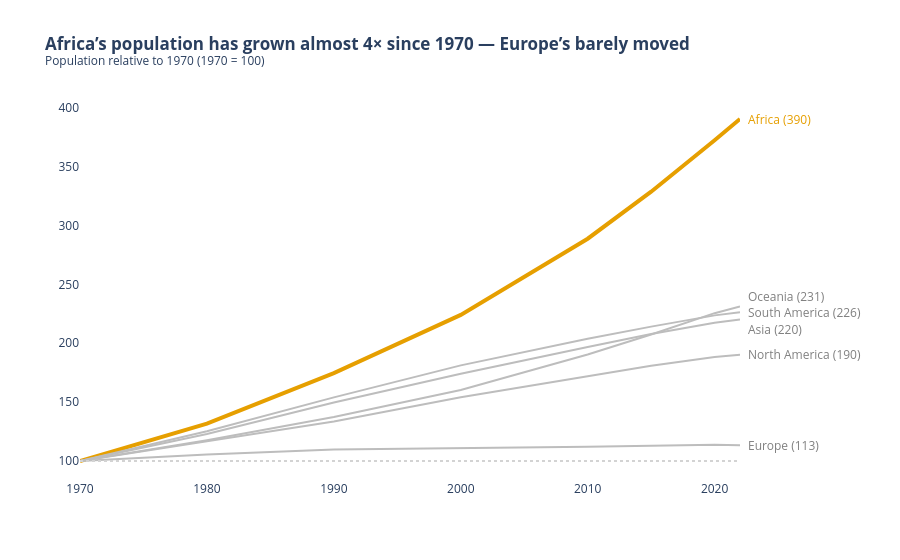

The cell this chart's notebook holds for it:
### Markdown cell above
**Chart choice & justification:** *Which chart did you choose, and why? Justify design choices.

*YOUR ANSWER HERE*

**Line Chart.** Changes over time should be plotted using a line graph. By dividing each continent into its 1970 size (1970 = 100), all continents start from the same point, making their growth rates comparable despite the fact that Asia is significantly larger. Africa is represented in orange, and all other continents in grey for reference purposes. There are no gridlines or legends; labels appear at the end of each line.
**Conclusion:** Africa increased by about 3.9× (index 390), whereas Europe increased by only 13% (index 113).

### Code cell
# Q1

GREY, ACCENT, BLUE = '#BDBDBD', '#E69F00', '#0072B2'   # CVD-safe (Okabe-Ito)

cont = df_long.groupby(['Continent', 'Year'], as_index=False)['Population'].sum()
base = cont[cont['Year'] == 1970].set_index('Continent')['Population']
cont['Index'] = cont['Population'] / cont['Continent'].map(base) * 100

colors = {c: GREY for c in cont['Continent'].unique()}
colors['Africa'] = ACCENT

fig = px.line(cont, x='Year', y='Index', color='Continent',
              color_discrete_map=colors, template='plotly_white',
              title='<b>Africa’s population has grown almost 4× since 1970 — Europe’s barely moved</b>'
                    '<br><sup>Population relative to 1970 (1970 = 100)</sup>')
fig.update_traces(line_width=2)
fig.update_traces(selector=dict(name='Africa'), line_width=4)

last = cont[cont['Year'] == 2022]
shift = {'Oceania': 10, 'South America': 0, 'Asia': -10}   # avoid overlapping labels
for _, r in last.iterrows():
    fig.add_annotation(x=2022, y=r['Index'], yshift=shift.get(r['Continent'], 0),
                       text=f"{r['Continent']} ({r['Index']:.0f})",
                       showarrow=False, xanchor='left', xshift=6,
                       font=dict(color=ACCENT if r['Continent'] == 'Africa' else 'grey'))
fig.add_hline(y=100, line_dash='dot', line_color='lightgrey')
fig.update_layout(showlegend=False, margin=dict(r=160))
fig.update_xaxes(title=None, showgrid=False, range=[1970, 2022])
fig.update_yaxes(title=None, showgrid=False)
fig.show()

### Figure 1 — Plotly figure (JSON) as saved in the notebook; plotly's stock layout.template omitted (floating-point values rounded to 4 significant figures)
{"data": [{"hovertemplate": "Continent=Africa<br>Year=%{x}<br>Index=%{y}<extra></extra>", "legendgroup": "Africa", "line": {"color": "#E69F00", "dash": "solid", "width": 4}, "marker": {"symbol": "circle"}, "mode": "lines", "name": "Africa", "orientation": "v", "showlegend": true, "type": "scatter", "x": [1970, 1980, 1990, 2000, 2010, 2015, 2020, 2022], "xaxis": "x", "y": [100.0, 131.8, 174.6, 224.1, 288.8, 328.7, 372.3, 390.4], "yaxis": "y"}, {"hovertemplate": "Continent=Asia<br>Year=%{x}<br>Index=%{y}<extra></extra>", "legendgroup": "Asia", "line": {"color": "#BDBDBD", "dash": "solid", "width": 2}, "marker": {"symbol": "circle"}, "mode": "lines", "name": "Asia", "orientation": "v", "showlegend": true, "type": "scatter", "x": [1970, 1980, 1990, 2000, 2010, 2015, 2020, 2022], "xaxis": "x", "y": [100.0, 122.9, 149.7, 174.1, 196.7, 207.9, 217.4, 220.1], "yaxis": "y"}, {"hovertemplate": "Continent=Europe<br>Year=%{x}<br>Index=%{y}<extra></extra>", "legendgroup": "Europe", "line": {"color": "#BDBDBD", "dash": "solid", "width": 2}, "marker": {"symbol": "circle"}, "mode": "lines", "name": "Europe", "orientation": "v", "showlegend": true, "type": "scatter", "x": [1970, 1980, 1990, 2000, 2010, 2015, 2020, 2022], "xaxis": "x", "y": [100.0, 105.6, 109.8, 110.7, 112.1, 113.1, 113.7, 113.3], "yaxis": "y"}, {"hovertemplate": "Continent=North America<br>Year=%{x}<br>Index=%{y}<extra></extra>", "legendgroup": "North America", "line": {"color": "#BDBDBD", "dash": "solid", "width": 2}, "marker": {"symbol": "circle"}, "mode": "lines", "name": "North America", "orientation": "v", "showlegend": true, "type": "scatter", "x": [1970, 1980, 1990, 2000, 2010, 2015, 2020, 2022], "xaxis": "x", "y": [100.0, 116.8, 133.6, 154.1, 172.1, 180.8, 188.4, 190.3], "yaxis": "y"}, {"hovertemplate": "Continent=Oceania<br>Year=%{x}<br>Index=%{y}<extra></extra>", "legendgroup": "Oceania", "line": {"color": "#BDBDBD", "dash": "solid", "width": 2}, "marker": {"symbol": "circle"}, "mode": "lines", "name": "Oceania", "orientation": "v", "showlegend": true, "type": "scatter", "x": [1970, 1980, 1990, 2000, 2010, 2015, 2020, 2022], "xaxis": "x", "y": [100.0, 117.7, 137.3, 160.3, 190.5, 207.4, 225.5, 231.2], "yaxis": "y"}, {"hovertemplate": "Continent=South America<br>Year=%{x}<br>Index=%{y}<extra></extra>", "legendgroup": "South America", "line": {"color": "#BDBDBD", "dash": "solid", "width": 2}, "marker": {"symbol": "circle"}, "mode": "lines", "name": "South America", "orientation": "v", "showlegend": true, "type": "scatter", "x": [1970, 1980, 1990, 2000, 2010, 2015, 2020, 2022], "xaxis": "x", "y": [100.0, 125.3, 154.0, 181.2, 203.7, 214.1, 223.7, 226.4], "yaxis": "y"}], "layout": {"annotations": [{"font": {"color": "#E69F00"}, "showarrow": false, "text": "Africa (390)", "x": 2022, "xanchor": "left", "xshift": 6, "y": 390.4, "yshift": 0}, {"font": {"color": "grey"}, "showarrow": false, "text": "Asia (220)", "x": 2022, "xanchor": "left", "xshift": 6, "y": 220.1, "yshift": -10}, {"font": {"color": "grey"}, "showarrow": false, "text": "Europe (113)", "x": 2022, "xanchor": "left", "xshift": 6, "y": 113.3, "yshift": 0}, {"font": {"color": "grey"}, "showarrow": false, "text": "North America (190)", "x": 2022, "xanchor": "left", "xshift": 6, "y": 190.3, "yshift": 0}, {"font": {"color": "grey"}, "showarrow": false, "text": "Oceania (231)", "x": 2022, "xanchor": "left", "xshift": 6, "y": 231.2, "yshift": 10}, {"font": {"color": "grey"}, "showarrow": false, "text": "South America (226)", "x": 2022, "xanchor": "left", "xshift": 6, "y": 226.4, "yshift": 0}], "legend": {"title": {"text": "Continent"}, "tracegroupgap": 0}, "margin": {"r": 160}, "shapes": [{"line": {"color": "lightgrey", "dash": "dot"}, "type": "line", "x0": 0, "x1": 1, "xref": "x domain", "y0": 100, "y1": 100, "yref": "y"}], "showlegend": false, "title": {"text": "<b>Africa’s population has grown almost 4× since 1970 — Europe’s barely moved</b><br><sup>Population relative to 1970 (1970 = 100)</sup>"}, "xaxis": {"anchor": "y", "domain": [0, 1], "range": [1970, 2022], "showgrid": false, "title": {}}, "yaxis": {"anchor": "x", "domain": [0, 1], "showgrid": false, "title": {}}}}
